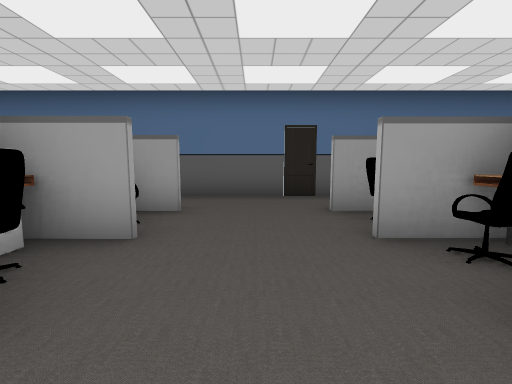
[1] (above)

22 first-person views from a walk through a 3-D level made in the Unity game engine. The camera is 1.5 m above the floor, tilts 6° down and sees 90° across. The floor is counted in squares, 2 m on a side. Each view is taken from the middle of a square. On the plan, view 1 faces up. The plan holds only what a view shows up to about 9 squares ahead; the rest is blank. The place goes on beyond the plan. Door leaves are left out, so doorways stand open. Some surface patterns are stand-ins.

[2]
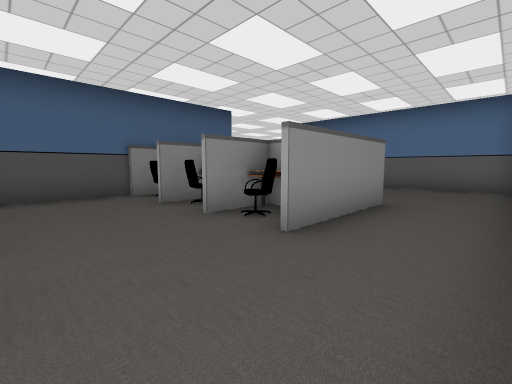

[3]
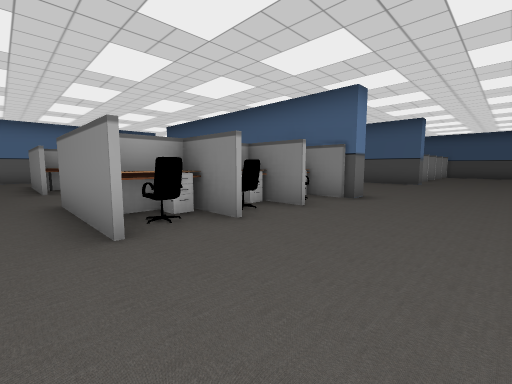

[4]
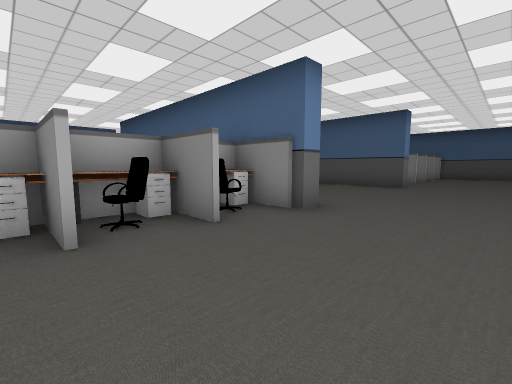

[5]
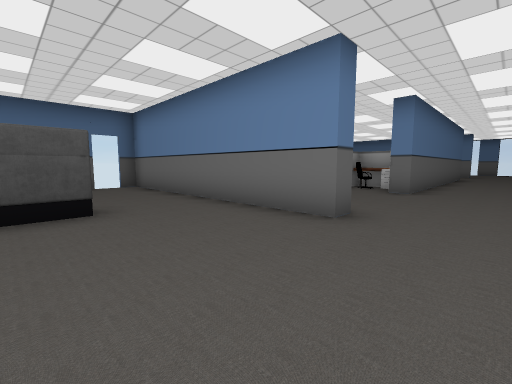

[6]
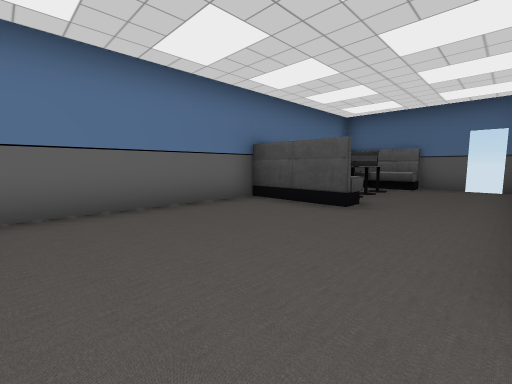

[7]
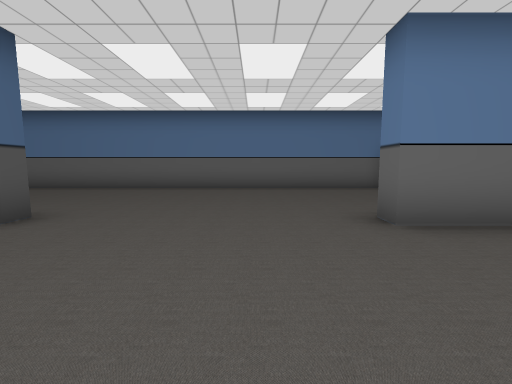

[8]
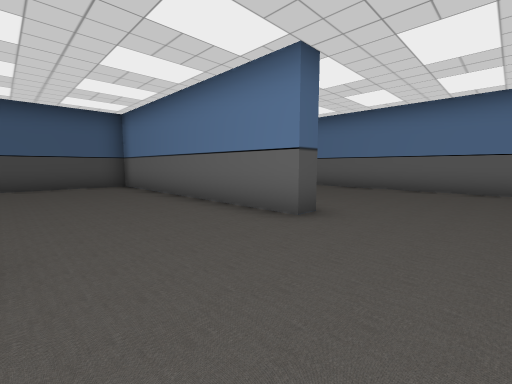

[9]
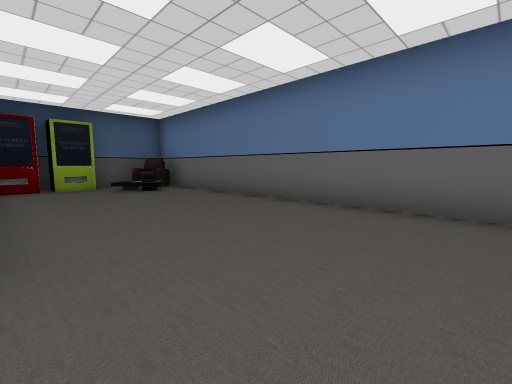

[10]
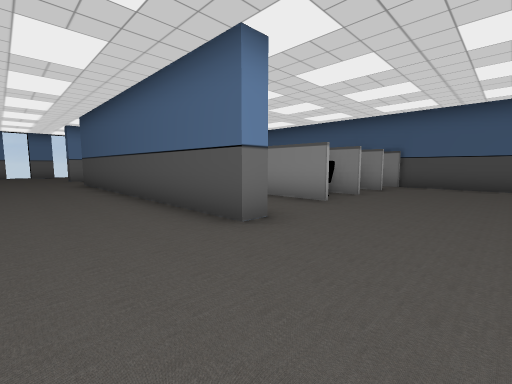

[11]
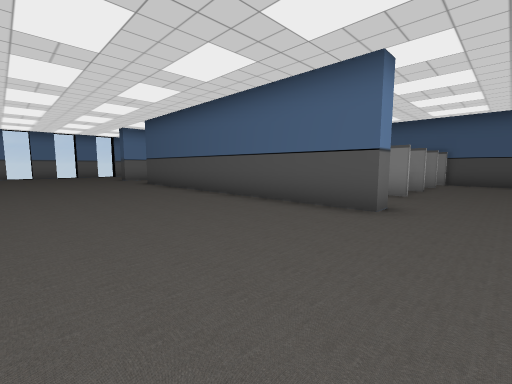

[12]
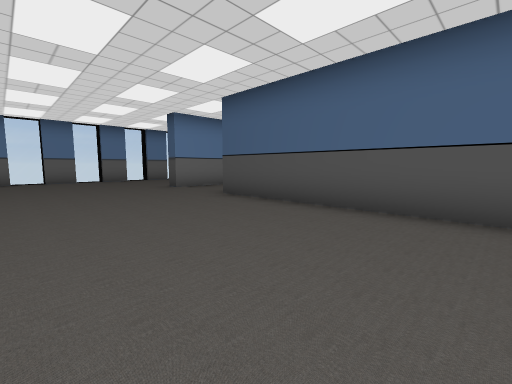

[13]
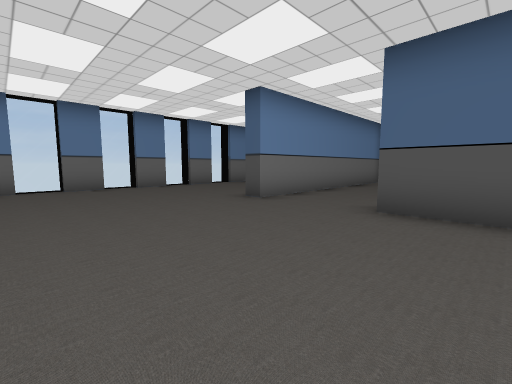

[14]
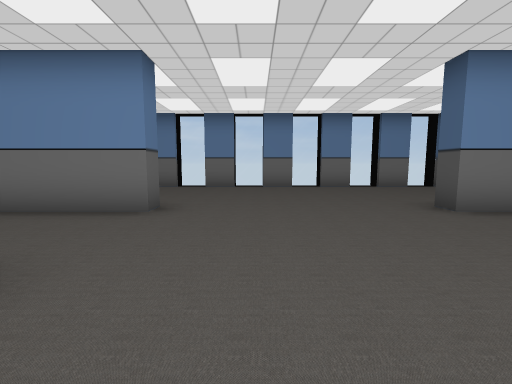

[15]
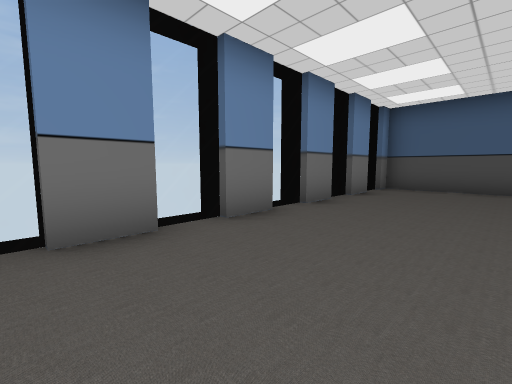

[16]
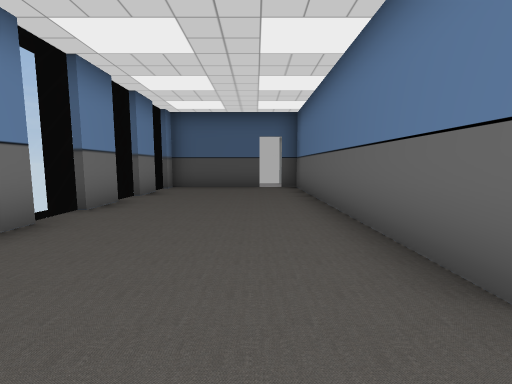

[17]
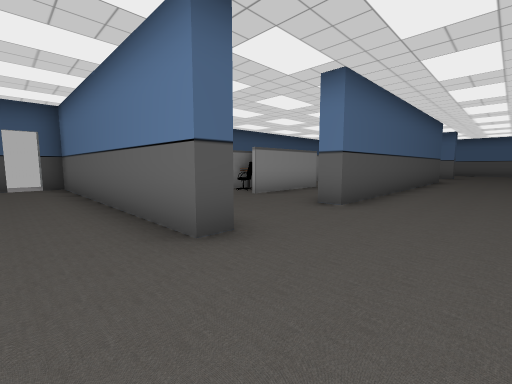

[18]
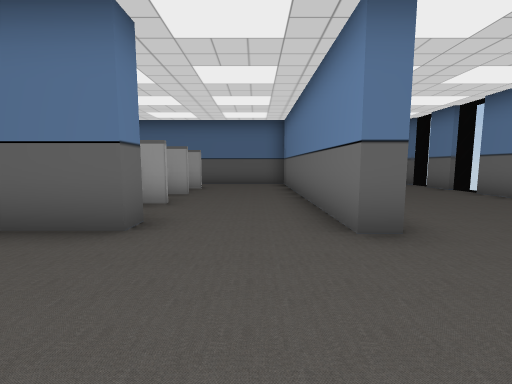

[19]
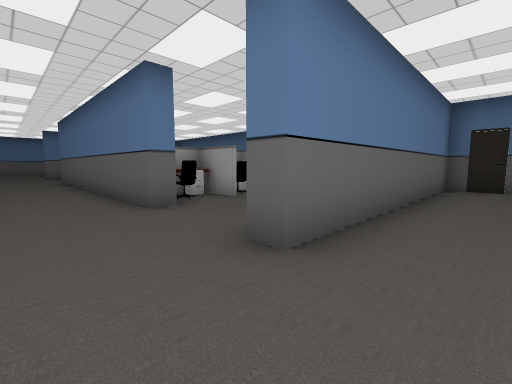

[20]
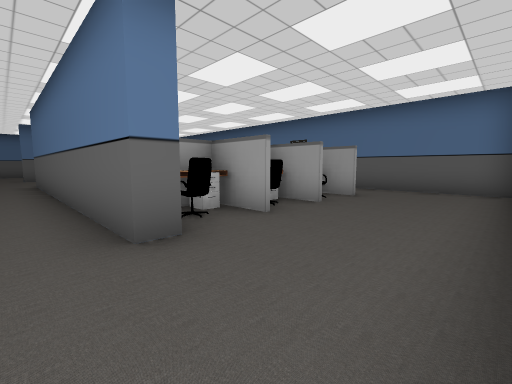

[21]
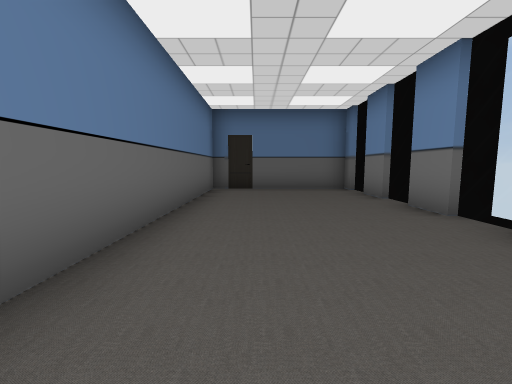

[22]
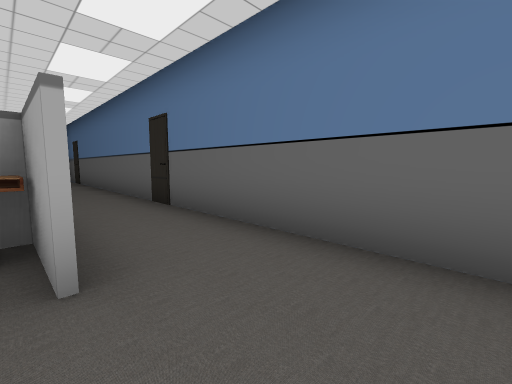

### Floor plan
Points are (right, up) in squares from view 1. A wall is a line through its corners. A room is listed if a view was taken in it or the views show most of it. See-through windows are left out.
Room 1 (views 1, 2)
walls: (2.7, 3.6) (2.7, 4.1); (2.6, 6.3) (-4.6, 6.3); (-4.4, 4.2) (-1.2, 4.2) (-2, 4.2); (-2.8, -0.6) (-2.8, 0.6); (-4.4, 1) (-1.2, 1); (4.4, 1) (2.8, 1); (-4.5, -0.6) (1.1, -0.6); (7.1, -1.1) (7.1, 0.6)
ways out: opening at (-5.2, 3.2) to room 2; opening at (5.5, -1) to room 2; opening at (3.5, 5.5) to room 3; opening at (3.5, 2.5) to room 4; opening at (5.5, 1) to room 4
objects: other object (-4, 0); other object (-4, 2); other object (-4, 3); desk (-3, 0); desk (-3, 2); desk (-3, 3); desk (-2, 2); other object (-2, 3); other object (-1, 0); other object (-1, 2); other object (-1, 3); other object (1, 2); desk (2, 2); other object (2, 3); other object (2, 4); desk (3, 0); other object (4, 0)
Room 2 (views 3, 4, 5, 6, 7, 8, 9, 10, 11, 12, 13, 14, 15, 16, 17, 18, 19, 20, 21)
walls: (-4.5, -6.8) (-4.5, -6.2) (4.5, -6.2) (4.5, -6.8); (1.2, -8.8) (4.2, -8.8); (-8.8, -6.2) (-8.2, -6.2) (-8.2, -13.7) (-3.8, -13.7); (4.5, -0.6) (4.5, -1.1) (-4.5, -1.1) (-4.5, -0.6); (-8.2, 0.2) (-8.2, -1.1) (-8.6, -1.1) (-8.6, 6.3) (-10.5, 6.3); (7.1, -9.6) (7.1, -6.2) (7.6, -6.2) (7.6, -13.7) (8.1, -13.7); (-8.2, 6.1) (-8.2, 2.9); (-13.5, 1.5) (-13.5, -12.4); (11.8, -4.4) (11.8, -3.2); (11.8, -2.4) (11.8, -1.2); (-12.1, -13.7) (-11.1, -13.7); (11.8, -6.4) (11.8, -5.2); (11.8, -0.4) (11.8, 0.4); (11.8, -8.4) (11.8, -7.2); (8.9, -13.7) (11.8, -13.7) (11.8, -13.2); (11.8, 1.7) (11.8, 2.8); (11.8, -10.4) (11.8, -9.2); (11.8, 3.7) (11.8, 4.8); (11.8, -12.2) (11.8, -11.2); (11.8, 5.7) (11.8, 6.3) (7.6, 6.3) (7.6, -1.1) (7.1, -1.1)
ways out: opening at (-5.2, 3.2) to room 1; opening at (5.5, -1) to room 1; opening at (-5, -9.8); opening at (1.5, -7.5); opening at (5.5, -9); open door at (-9.5, 6); open door at (8.5, -14); open door at (11.5, -14)
objects: armchair (-13, -13) to (-12, -13); other object (-13, 2); other object (-13, 6); other object (-12, 2) to (-11, 2); other object (-12, 3); other object (-12, 4); other object (-12, 5); other object (-12, 6) to (-11, 6); other object (-11, -13); other object (-9, -13)
Room 3 (view 22)
walls: (7.1, 6.3) (2.6, 6.3); (7.1, 3.5) (7.1, 5); (2.4, 4.2) (4.2, 4.2)
ways out: opening at (3.5, 5.5) to room 1; opening at (5.5, 4) to room 4
Room 4 (no view inside)
walls: (4.4, 4.2) (2.8, 4.2); (7.1, 0.6) (7.1, 3.5)
ways out: opening at (3.5, 2.5) to room 1; opening at (5.5, 1) to room 1; opening at (5.5, 4) to room 3
objects: other object (3, 2); desk (3, 3); other object (4, 2); other object (4, 3)

Positions as (right, up) in squares from view 1, and headings:
1: (0, 0), facing up
2: (1, 6), facing down-left
3: (-7, 5), facing down-right
4: (-7, 3), facing down-right
5: (-12, -3), facing up-right
6: (-9, -3), facing up-left
7: (-5, -3), facing left
8: (-5, -4), facing down-left
9: (-9, -4), facing down-left
10: (-7, -4), facing down-right
11: (-6, -2), facing down-right
12: (-1, -2), facing down-right
13: (3, -2), facing down-right
14: (3, -3), facing right
15: (9, -5), facing down-right
16: (9, -5), facing down
17: (9, -4), facing down-left
18: (6, -4), facing up
19: (9, -3), facing up-left
20: (7, -2), facing up-left
21: (9, -2), facing up
22: (6, 4), facing up-left
